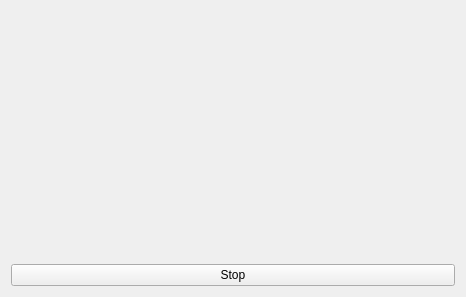
<?xml version="1.0" encoding="UTF-8"?>
<ui version="4.0">
 <class>Form</class>
 <widget class="QWidget" name="Form">
  <property name="geometry">
   <rect>
    <x>0</x>
    <y>0</y>
    <width>466</width>
    <height>297</height>
   </rect>
  </property>
  <property name="windowTitle">
   <string>Form</string>
  </property>
  <layout class="QVBoxLayout" name="verticalLayout">
   <item>
    <spacer name="verticalSpacer">
     <property name="orientation">
      <enum>Qt::Vertical</enum>
     </property>
     <property name="sizeHint" stdset="0">
      <size>
       <width>20</width>
       <height>40</height>
      </size>
     </property>
    </spacer>
   </item>
   <item>
    <widget class="QPushButton" name="pushButton">
     <property name="text">
      <string>Stop</string>
     </property>
    </widget>
   </item>
  </layout>
 </widget>
 <resources/>
 <connections/>
</ui>
